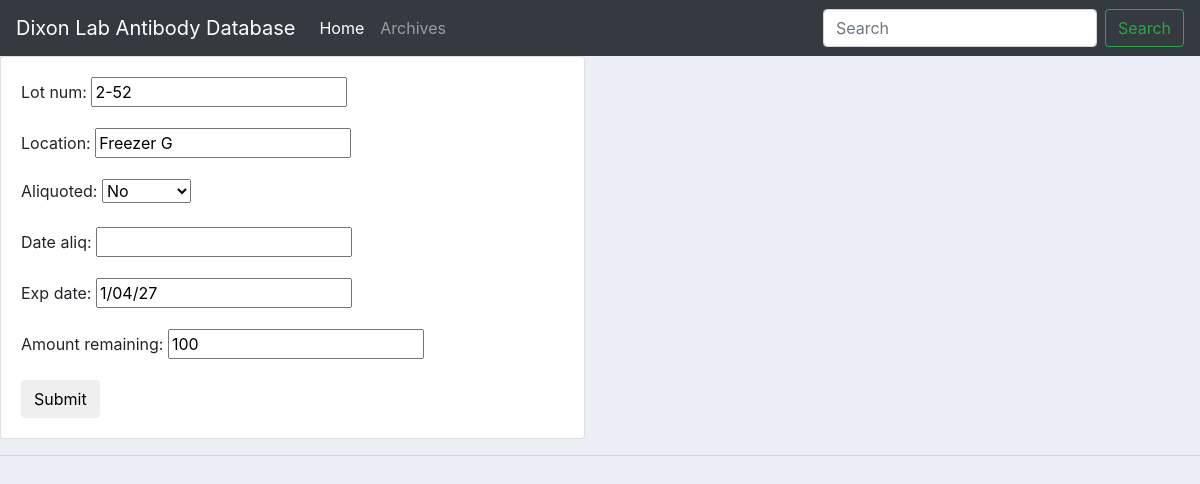
The page /update_entry3/3 on the database its author committed.
### abdb/models.py (models this page shows)
class AntibodyInd(models.Model):
    cat_num = models.ForeignKey(Antibody, null=True, on_delete=models.CASCADE, to_field="cat_num")
    lot_num = models.CharField(max_length=200, null=True)
    location =  models.CharField(max_length=200, null=True)
    ALIQ = (('Yes', 'Yes'),('No','No'))
    aliquoted = models.CharField(max_length=200, null=True, choices=ALIQ)
    date_aliq = models.CharField(max_length=200, null=True, blank=True)
    exp_date = models.CharField(max_length=200, null=True)
    amount_remaining = models.IntegerField(null=True)
    date_created = models.DateTimeField(auto_now_add=True, null=True)

### abdb/views.py (the view)
# urls.py: path('update_entry3/<str:pk>',views.updateEntry3, name='update3'),
def updateEntry3(request, pk):
    antibody = AntibodyInd.objects.get(id=pk)
    cat = antibody.cat_num
    antibodyP = Antibody.objects.get(cat_num=cat)
    antibody3 = AntibodyInd.objects.get(id=pk)
    formInd = AntibodyIndForm(instance=antibody3)
    if request.method == "POST":
        formInd= AntibodyIndForm(request.POST, instance=antibody3)
        if formInd.is_valid():
            formInd.save()
            return redirect("antibody",antibodyP.id)
    context = {'formInd':formInd}
    return render(request, 'abdb/antibodyInd_form.html', context)

### abdb/forms.py
class AntibodyIndForm(ModelForm):
    class Meta:
        model = AntibodyInd
        fields = '__all__'
        exclude = ('cat_num',)

### abdb/models.py (called while the page is built)
    def __str__(self):
        return self.cat_num

### abdb/templates/abdb/antibodyInd_form.html (shortened to what this page needs)
{% extends 'abdb/main.html' %}
{% block content %}
<div class="row">
  <div class="col-md-6">
    <div class="card card-body">
      <form action="" method="POST">
        {{formInd.as_p}}
        <input class="btn btn-blue" type='submit' name='Submit'>
      </form>
    </div>
  </div>
</div>
{% endblock %}

### abdb/templates/abdb/main.html (style rules this page uses)
body { background-color: #ebeff5; }

### rows shown on the page
AntibodyInd: lot_num "2-52", location "Freezer G", aliquoted "No", exp_date "1/04/27", amount_remaining "100"
